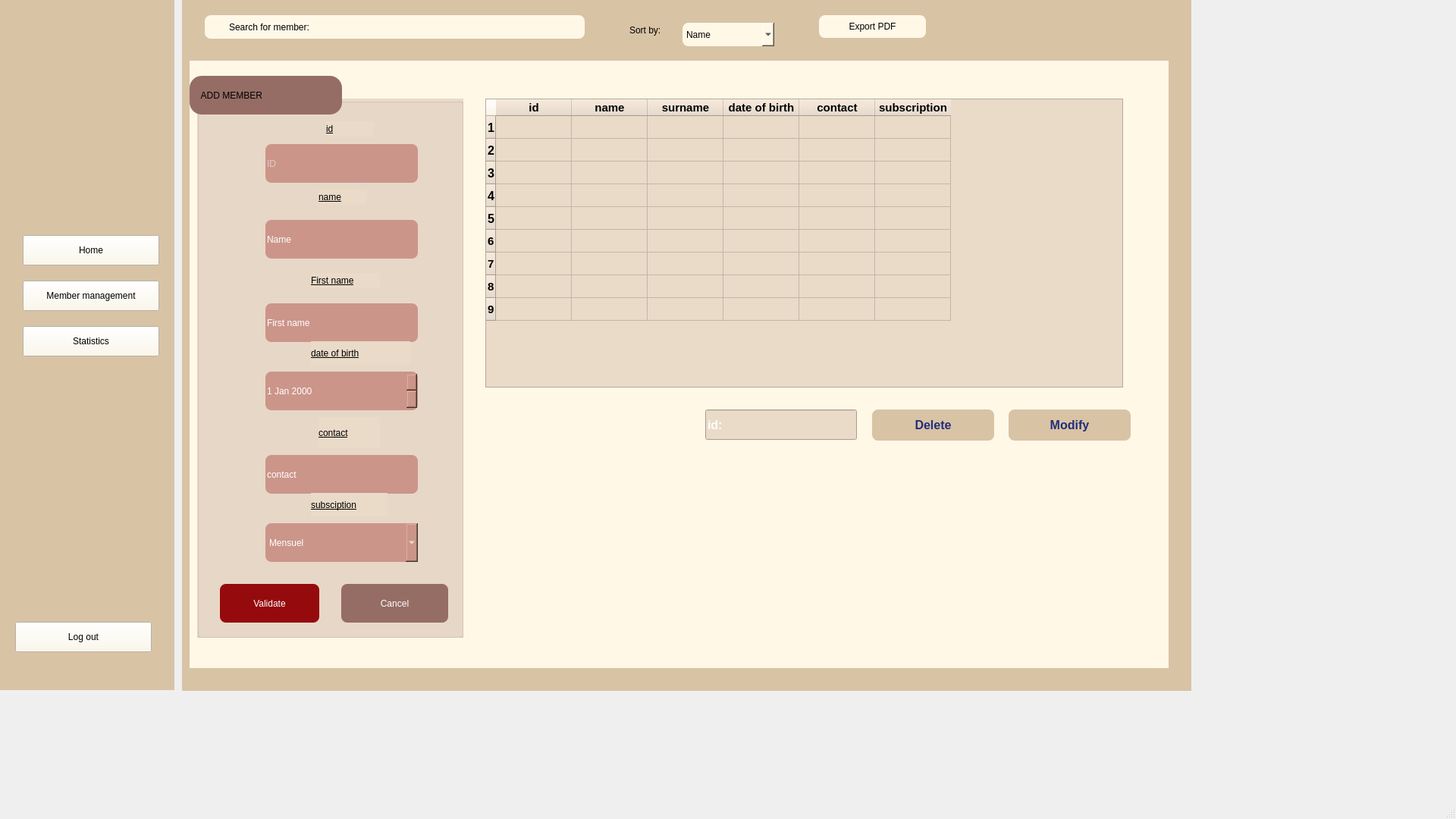
<?xml version="1.0" encoding="UTF-8"?>
<ui version="4.0">
 <class>membermainwindow</class>
 <widget class="QMainWindow" name="membermainwindow">
  <property name="geometry">
   <rect>
    <x>0</x>
    <y>0</y>
    <width>1920</width>
    <height>1080</height>
   </rect>
  </property>
  <property name="windowTitle">
   <string>membermainwindow</string>
  </property>
  <widget class="QWidget" name="centralwidget">
   <widget class="QFrame" name="sidebar">
    <property name="geometry">
     <rect>
      <x>0</x>
      <y>0</y>
      <width>230</width>
      <height>910</height>
     </rect>
    </property>
    <property name="styleSheet">
     <string notr="true">
background-color: rgb(216, 195, 165);</string>
    </property>
    <widget class="QPushButton" name="btnAccueil">
     <property name="geometry">
      <rect>
       <x>30</x>
       <y>310</y>
       <width>180</width>
       <height>40</height>
      </rect>
     </property>
     <property name="styleSheet">
      <string notr="true"> color: black; text-align: middle; 
background-color:  rgb(255, 248, 231);
font: 14pt &quot;Segoe UI&quot;;
</string>
     </property>
     <property name="text">
      <string>Home</string>
     </property>
    </widget>
    <widget class="QPushButton" name="btnGestion">
     <property name="geometry">
      <rect>
       <x>30</x>
       <y>370</y>
       <width>180</width>
       <height>40</height>
      </rect>
     </property>
     <property name="styleSheet">
      <string notr="true">background-color: rgb(255, 248, 231);
 color: black; text-align: middle; 
font: 11pt &quot;Segoe UI&quot;;</string>
     </property>
     <property name="text">
      <string>Member management</string>
     </property>
    </widget>
    <widget class="QPushButton" name="btnStats">
     <property name="geometry">
      <rect>
       <x>30</x>
       <y>430</y>
       <width>180</width>
       <height>40</height>
      </rect>
     </property>
     <property name="styleSheet">
      <string notr="true"> color: black; text-align: middle; 
background-color: rgb(255, 248, 231);
font: 13pt &quot;Segoe UI&quot;;</string>
     </property>
     <property name="text">
      <string>Statistics</string>
     </property>
    </widget>
    <widget class="QPushButton" name="btnLogout">
     <property name="geometry">
      <rect>
       <x>20</x>
       <y>820</y>
       <width>180</width>
       <height>40</height>
      </rect>
     </property>
     <property name="styleSheet">
      <string notr="true"> color: black; text-align: middle; 
background-color: rgb(255, 248, 231);
font: 12pt &quot;Segoe UI&quot;;  
border-color: qlineargradient(spread:pad, x1:0, y1:0, x2:1, y2:0, stop:0 rgba(0, 0, 0, 255), stop:1 rgba(255, 255, 255, 255));</string>
     </property>
     <property name="text">
      <string>Log out</string>
     </property>
    </widget>
    <widget class="QLabel" name="label_7">
     <property name="geometry">
      <rect>
       <x>20</x>
       <y>50</y>
       <width>161</width>
       <height>141</height>
      </rect>
     </property>
     <property name="text">
      <string/>
     </property>
     <property name="pixmap">
      <pixmap>../../AppData/Local/Packages/5319275A.WhatsAppDesktop_cv1g1gvanyjgm/TempState/814A9C18F5ABFF398787C9CFCBF3D80C/WhatsApp Image 2025-09-18 à 22.16.26_547ae55f.jpg</pixmap>
     </property>
     <property name="scaledContents">
      <bool>true</bool>
     </property>
    </widget>
   </widget>
   <widget class="QFrame" name="topbar">
    <property name="geometry">
     <rect>
      <x>240</x>
      <y>0</y>
      <width>1331</width>
      <height>911</height>
     </rect>
    </property>
    <property name="styleSheet">
     <string notr="true">background-color: rgb(216, 195, 165);</string>
    </property>
    <widget class="QLineEdit" name="searchMember">
     <property name="geometry">
      <rect>
       <x>30</x>
       <y>20</y>
       <width>501</width>
       <height>31</height>
      </rect>
     </property>
     <property name="styleSheet">
      <string notr="true">background-color: rgb(255, 248, 231); color: black; border-radius: 8px; padding-left: 30px;</string>
     </property>
     <property name="text">
      <string>Search for member:</string>
     </property>
     <property name="placeholderText">
      <string>Rechercher un membre :</string>
     </property>
    </widget>
    <widget class="QComboBox" name="comboSort">
     <property name="geometry">
      <rect>
       <x>660</x>
       <y>30</y>
       <width>121</width>
       <height>31</height>
      </rect>
     </property>
     <property name="styleSheet">
      <string notr="true">background-color: rgb(255, 248, 231); color: black; border-radius: 8px;</string>
     </property>
     <item>
      <property name="text">
       <string>Name</string>
      </property>
     </item>
     <item>
      <property name="text">
       <string>ID</string>
      </property>
     </item>
    </widget>
    <widget class="QPushButton" name="btnExportPDF">
     <property name="geometry">
      <rect>
       <x>840</x>
       <y>20</y>
       <width>141</width>
       <height>30</height>
      </rect>
     </property>
     <property name="styleSheet">
      <string notr="true">background-color: rgb(255, 248, 231); color: black; border-radius: 8px;</string>
     </property>
     <property name="text">
      <string>Export PDF</string>
     </property>
    </widget>
    <widget class="QFrame" name="mainContent">
     <property name="geometry">
      <rect>
       <x>10</x>
       <y>80</y>
       <width>1291</width>
       <height>801</height>
      </rect>
     </property>
     <property name="styleSheet">
      <string notr="true">background-color: rgb(255, 248, 231);</string>
     </property>
     <widget class="QLineEdit" name="deleteIDEdit">
      <property name="geometry">
       <rect>
        <x>680</x>
        <y>460</y>
        <width>200</width>
        <height>40</height>
       </rect>
      </property>
      <property name="minimumSize">
       <size>
        <width>200</width>
        <height>40</height>
       </size>
      </property>
      <property name="styleSheet">
       <string notr="true">background-color: rgb(234, 218, 200);
font: 300 9pt &quot;Segoe UI&quot;;
color: white;  font-size: 16px; font-weight: bold; color: white;  font-size: 16px;

</string>
      </property>
      <property name="text">
       <string>id:</string>
      </property>
      <property name="placeholderText">
       <string>Identifiant</string>
      </property>
     </widget>
     <widget class="QTableWidget" name="tableWidget">
      <property name="geometry">
       <rect>
        <x>390</x>
        <y>50</y>
        <width>841</width>
        <height>381</height>
       </rect>
      </property>
      <property name="styleSheet">
       <string notr="true">background-color: rgb(234, 218, 200);
</string>
      </property>
      <row>
       <property name="text">
        <string>1</string>
       </property>
       <property name="font">
        <font>
         <pointsize>12</pointsize>
         <bold>true</bold>
        </font>
       </property>
       <property name="background">
        <color>
         <red>149</red>
         <green>109</green>
         <blue>101</blue>
        </color>
       </property>
      </row>
      <row>
       <property name="text">
        <string>2</string>
       </property>
       <property name="font">
        <font>
         <pointsize>12</pointsize>
         <bold>true</bold>
        </font>
       </property>
       <property name="background">
        <color>
         <red>149</red>
         <green>109</green>
         <blue>101</blue>
        </color>
       </property>
      </row>
      <row>
       <property name="text">
        <string>3</string>
       </property>
       <property name="font">
        <font>
         <pointsize>12</pointsize>
         <bold>true</bold>
        </font>
       </property>
       <property name="background">
        <color>
         <red>149</red>
         <green>109</green>
         <blue>101</blue>
        </color>
       </property>
      </row>
      <row>
       <property name="text">
        <string>4</string>
       </property>
       <property name="font">
        <font>
         <pointsize>12</pointsize>
         <bold>true</bold>
        </font>
       </property>
       <property name="background">
        <color>
         <red>149</red>
         <green>109</green>
         <blue>101</blue>
        </color>
       </property>
      </row>
      <row>
       <property name="text">
        <string>5</string>
       </property>
       <property name="font">
        <font>
         <pointsize>12</pointsize>
         <bold>true</bold>
        </font>
       </property>
       <property name="background">
        <color>
         <red>149</red>
         <green>109</green>
         <blue>101</blue>
        </color>
       </property>
      </row>
      <row>
       <property name="text">
        <string>6</string>
       </property>
       <property name="font">
        <font>
         <pointsize>11</pointsize>
         <bold>true</bold>
        </font>
       </property>
       <property name="background">
        <color>
         <red>149</red>
         <green>109</green>
         <blue>101</blue>
        </color>
       </property>
      </row>
      <row>
       <property name="text">
        <string>7</string>
       </property>
       <property name="font">
        <font>
         <pointsize>11</pointsize>
         <bold>true</bold>
        </font>
       </property>
       <property name="background">
        <color>
         <red>149</red>
         <green>109</green>
         <blue>101</blue>
        </color>
       </property>
      </row>
      <row>
       <property name="text">
        <string>8</string>
       </property>
       <property name="font">
        <font>
         <pointsize>11</pointsize>
         <bold>true</bold>
        </font>
       </property>
       <property name="background">
        <color>
         <red>149</red>
         <green>109</green>
         <blue>101</blue>
        </color>
       </property>
       <property name="foreground">
        <brush brushstyle="NoBrush">
         <color alpha="255">
          <red>0</red>
          <green>0</green>
          <blue>0</blue>
         </color>
        </brush>
       </property>
      </row>
      <row>
       <property name="text">
        <string>9</string>
       </property>
       <property name="font">
        <font>
         <pointsize>11</pointsize>
         <bold>true</bold>
        </font>
       </property>
       <property name="background">
        <color>
         <red>149</red>
         <green>109</green>
         <blue>101</blue>
        </color>
       </property>
       <property name="foreground">
        <brush brushstyle="NoBrush">
         <color alpha="255">
          <red>0</red>
          <green>0</green>
          <blue>0</blue>
         </color>
        </brush>
       </property>
      </row>
      <column>
       <property name="text">
        <string>id</string>
       </property>
       <property name="font">
        <font>
         <pointsize>11</pointsize>
         <bold>true</bold>
        </font>
       </property>
       <property name="background">
        <color>
         <red>149</red>
         <green>109</green>
         <blue>101</blue>
        </color>
       </property>
      </column>
      <column>
       <property name="text">
        <string>name</string>
       </property>
       <property name="font">
        <font>
         <pointsize>11</pointsize>
         <bold>true</bold>
        </font>
       </property>
       <property name="background">
        <color>
         <red>149</red>
         <green>109</green>
         <blue>101</blue>
        </color>
       </property>
      </column>
      <column>
       <property name="text">
        <string>surname</string>
       </property>
       <property name="font">
        <font>
         <pointsize>11</pointsize>
         <bold>true</bold>
        </font>
       </property>
       <property name="background">
        <color>
         <red>149</red>
         <green>109</green>
         <blue>101</blue>
        </color>
       </property>
      </column>
      <column>
       <property name="text">
        <string>date of birth</string>
       </property>
       <property name="font">
        <font>
         <pointsize>11</pointsize>
         <bold>true</bold>
        </font>
       </property>
       <property name="background">
        <color>
         <red>149</red>
         <green>109</green>
         <blue>101</blue>
        </color>
       </property>
      </column>
      <column>
       <property name="text">
        <string>contact</string>
       </property>
       <property name="font">
        <font>
         <pointsize>11</pointsize>
         <bold>true</bold>
        </font>
       </property>
       <property name="background">
        <color>
         <red>149</red>
         <green>109</green>
         <blue>101</blue>
        </color>
       </property>
      </column>
      <column>
       <property name="text">
        <string>subscription</string>
       </property>
       <property name="font">
        <font>
         <pointsize>11</pointsize>
         <bold>true</bold>
        </font>
       </property>
       <property name="background">
        <color>
         <red>149</red>
         <green>109</green>
         <blue>101</blue>
        </color>
       </property>
      </column>
     </widget>
     <widget class="QGroupBox" name="addMemberBox">
      <property name="geometry">
       <rect>
        <x>10</x>
        <y>50</y>
        <width>351</width>
        <height>711</height>
       </rect>
      </property>
      <property name="styleSheet">
       <string notr="true">background-color: rgb(234, 218, 200);</string>
      </property>
      <property name="title">
       <string/>
      </property>
      <widget class="QLineEdit" name="editID">
       <property name="geometry">
        <rect>
         <x>90</x>
         <y>60</y>
         <width>201</width>
         <height>51</height>
        </rect>
       </property>
       <property name="styleSheet">
        <string notr="true">background: #cb958a; color: white; border-radius: 8px;</string>
       </property>
       <property name="placeholderText">
        <string>ID</string>
       </property>
      </widget>
      <widget class="QLineEdit" name="editLastName">
       <property name="geometry">
        <rect>
         <x>90</x>
         <y>160</y>
         <width>201</width>
         <height>51</height>
        </rect>
       </property>
       <property name="styleSheet">
        <string notr="true">background: #cb958a; color: white; border-radius: 8px;
font: 300 9pt &quot;Segoe UI&quot;;</string>
       </property>
       <property name="text">
        <string>Name</string>
       </property>
       <property name="placeholderText">
        <string>Nom</string>
       </property>
      </widget>
      <widget class="QLineEdit" name="editFirstName">
       <property name="geometry">
        <rect>
         <x>90</x>
         <y>270</y>
         <width>201</width>
         <height>51</height>
        </rect>
       </property>
       <property name="styleSheet">
        <string notr="true">background: #cb958a; color: white; border-radius: 8px;font: 300 9pt &quot;Segoe UI&quot;;</string>
       </property>
       <property name="text">
        <string>First name</string>
       </property>
       <property name="placeholderText">
        <string>Prénom</string>
       </property>
      </widget>
      <widget class="QLineEdit" name="editContact">
       <property name="geometry">
        <rect>
         <x>90</x>
         <y>470</y>
         <width>201</width>
         <height>51</height>
        </rect>
       </property>
       <property name="styleSheet">
        <string notr="true">background: #cb958a; color: white; border-radius: 8px;
font: 350  9pt &quot;Segoe UI&quot;;</string>
       </property>
       <property name="text">
        <string>contact</string>
       </property>
       <property name="placeholderText">
        <string>Contact parent</string>
       </property>
      </widget>
      <widget class="QComboBox" name="comboType">
       <property name="geometry">
        <rect>
         <x>90</x>
         <y>560</y>
         <width>201</width>
         <height>51</height>
        </rect>
       </property>
       <property name="styleSheet">
        <string notr="true">background: #cb958a; color: white; border-radius: 8px;</string>
       </property>
       <item>
        <property name="text">
         <string>Mensuel</string>
        </property>
       </item>
       <item>
        <property name="text">
         <string>Annuel</string>
        </property>
       </item>
       <item>
        <property name="text">
         <string>Trimestriel</string>
        </property>
       </item>
      </widget>
      <widget class="QDateEdit" name="dateEdit">
       <property name="geometry">
        <rect>
         <x>90</x>
         <y>360</y>
         <width>201</width>
         <height>51</height>
        </rect>
       </property>
       <property name="styleSheet">
        <string notr="true"> color: white; border-radius: 8px;
background-color: rgb(203, 149, 138);</string>
       </property>
      </widget>
      <widget class="QPushButton" name="btnAnnuler">
       <property name="geometry">
        <rect>
         <x>190</x>
         <y>640</y>
         <width>141</width>
         <height>51</height>
        </rect>
       </property>
       <property name="styleSheet">
        <string notr="true">background: #956d65; color: white; border-radius: 8px;</string>
       </property>
       <property name="text">
        <string>Cancel</string>
       </property>
      </widget>
      <widget class="QPushButton" name="btnValider">
       <property name="geometry">
        <rect>
         <x>30</x>
         <y>640</y>
         <width>131</width>
         <height>51</height>
        </rect>
       </property>
       <property name="styleSheet">
        <string notr="true">; color: white; border-radius: 8px;
background-color: rgb(149, 10, 12);</string>
       </property>
       <property name="text">
        <string>Validate</string>
       </property>
      </widget>
      <widget class="QLabel" name="label">
       <property name="geometry">
        <rect>
         <x>170</x>
         <y>30</y>
         <width>63</width>
         <height>20</height>
        </rect>
       </property>
       <property name="styleSheet">
        <string notr="true">font: 11pt &quot;Segoe UI&quot;;
font: 900 9pt &quot;Segoe UI&quot;;
text-decoration: underline;
color: rgb(0, 0, 0);</string>
       </property>
       <property name="text">
        <string>id</string>
       </property>
      </widget>
      <widget class="QLabel" name="label_2">
       <property name="geometry">
        <rect>
         <x>160</x>
         <y>120</y>
         <width>63</width>
         <height>20</height>
        </rect>
       </property>
       <property name="styleSheet">
        <string notr="true">font: 11pt &quot;Segoe UI&quot;;
font: 900 9pt &quot;Segoe UI&quot;;
text-decoration: underline;
color: rgb(0, 0, 0);</string>
       </property>
       <property name="text">
        <string>name</string>
       </property>
      </widget>
      <widget class="QLabel" name="label_3">
       <property name="geometry">
        <rect>
         <x>150</x>
         <y>230</y>
         <width>91</width>
         <height>20</height>
        </rect>
       </property>
       <property name="styleSheet">
        <string notr="true">font: 11pt &quot;Segoe UI&quot;;
font: 900 9pt &quot;Segoe UI&quot;;
text-decoration: underline;
color: rgb(0, 0, 0);</string>
       </property>
       <property name="text">
        <string>First name</string>
       </property>
      </widget>
      <widget class="QLabel" name="label_4">
       <property name="geometry">
        <rect>
         <x>150</x>
         <y>320</y>
         <width>131</width>
         <height>31</height>
        </rect>
       </property>
       <property name="styleSheet">
        <string notr="true">font: 14pt &quot;Segoe UI&quot;;
font: 900 9pt &quot;Segoe UI&quot;;
text-decoration: underline;
color: rgb(0, 0, 0);</string>
       </property>
       <property name="text">
        <string>date of birth</string>
       </property>
      </widget>
      <widget class="QLabel" name="label_5">
       <property name="geometry">
        <rect>
         <x>160</x>
         <y>420</y>
         <width>81</width>
         <height>41</height>
        </rect>
       </property>
       <property name="styleSheet">
        <string notr="true">
font: 14pt &quot;Segoe UI&quot;;
font: 900 9pt &quot;Segoe UI&quot;;
text-decoration: underline;
color: rgb(0, 0, 0);</string>
       </property>
       <property name="text">
        <string>contact</string>
       </property>
      </widget>
      <widget class="QLabel" name="label_6">
       <property name="geometry">
        <rect>
         <x>150</x>
         <y>520</y>
         <width>101</width>
         <height>31</height>
        </rect>
       </property>
       <property name="styleSheet">
        <string notr="true">font: 12pt &quot;Segoe UI&quot;;
font: 900 9pt &quot;Segoe UI&quot;;
text-decoration: underline;
color: rgb(0, 0, 0);</string>
       </property>
       <property name="text">
        <string>subsciption</string>
       </property>
      </widget>
     </widget>
     <widget class="QLineEdit" name="editID_2">
      <property name="geometry">
       <rect>
        <x>0</x>
        <y>20</y>
        <width>201</width>
        <height>51</height>
       </rect>
      </property>
      <property name="styleSheet">
       <string notr="true">background: #956d65; color: black; border-radius: 16px;
font: 14pt &quot;Segoe UI&quot;;   text-align: middle;</string>
      </property>
      <property name="text">
       <string>    ADD MEMBER</string>
      </property>
      <property name="placeholderText">
       <string>ID</string>
      </property>
     </widget>
     <widget class="QPushButton" name="btnDeleteID_3">
      <property name="geometry">
       <rect>
        <x>900</x>
        <y>460</y>
        <width>161</width>
        <height>41</height>
       </rect>
      </property>
      <property name="minimumSize">
       <size>
        <width>150</width>
        <height>40</height>
       </size>
      </property>
      <property name="styleSheet">
       <string notr="true">
background-color: rgb(216, 195, 165); color: #232e7a; border-radius: 8px; font-size: 16px; font-weight: bold;</string>
      </property>
      <property name="text">
       <string>Delete</string>
      </property>
     </widget>
     <widget class="QPushButton" name="btnDeleteID_2">
      <property name="geometry">
       <rect>
        <x>1080</x>
        <y>460</y>
        <width>161</width>
        <height>41</height>
       </rect>
      </property>
      <property name="minimumSize">
       <size>
        <width>150</width>
        <height>40</height>
       </size>
      </property>
      <property name="styleSheet">
       <string notr="true">
background-color: rgb(216, 195, 165); color: #232e7a; border-radius: 8px; font-size: 16px; font-weight: bold;</string>
      </property>
      <property name="text">
       <string>Modify</string>
      </property>
     </widget>
     <widget class="QLabel" name="label_9">
      <property name="geometry">
       <rect>
        <x>380</x>
        <y>509</y>
        <width>881</width>
        <height>271</height>
       </rect>
      </property>
      <property name="text">
       <string/>
      </property>
      <property name="pixmap">
       <pixmap>../../Desktop/statistique.jpg</pixmap>
      </property>
      <property name="scaledContents">
       <bool>true</bool>
      </property>
     </widget>
    </widget>
    <widget class="QLabel" name="label_8">
     <property name="geometry">
      <rect>
       <x>590</x>
       <y>30</y>
       <width>63</width>
       <height>20</height>
      </rect>
     </property>
     <property name="styleSheet">
      <string notr="true">color: rgb(0, 0, 0);</string>
     </property>
     <property name="text">
      <string>Sort by:</string>
     </property>
    </widget>
   </widget>
  </widget>
  <widget class="QMenuBar" name="menubar">
   <property name="geometry">
    <rect>
     <x>0</x>
     <y>0</y>
     <width>1920</width>
     <height>25</height>
    </rect>
   </property>
  </widget>
  <widget class="QStatusBar" name="statusbar"/>
 </widget>
 <resources/>
 <connections/>
</ui>
